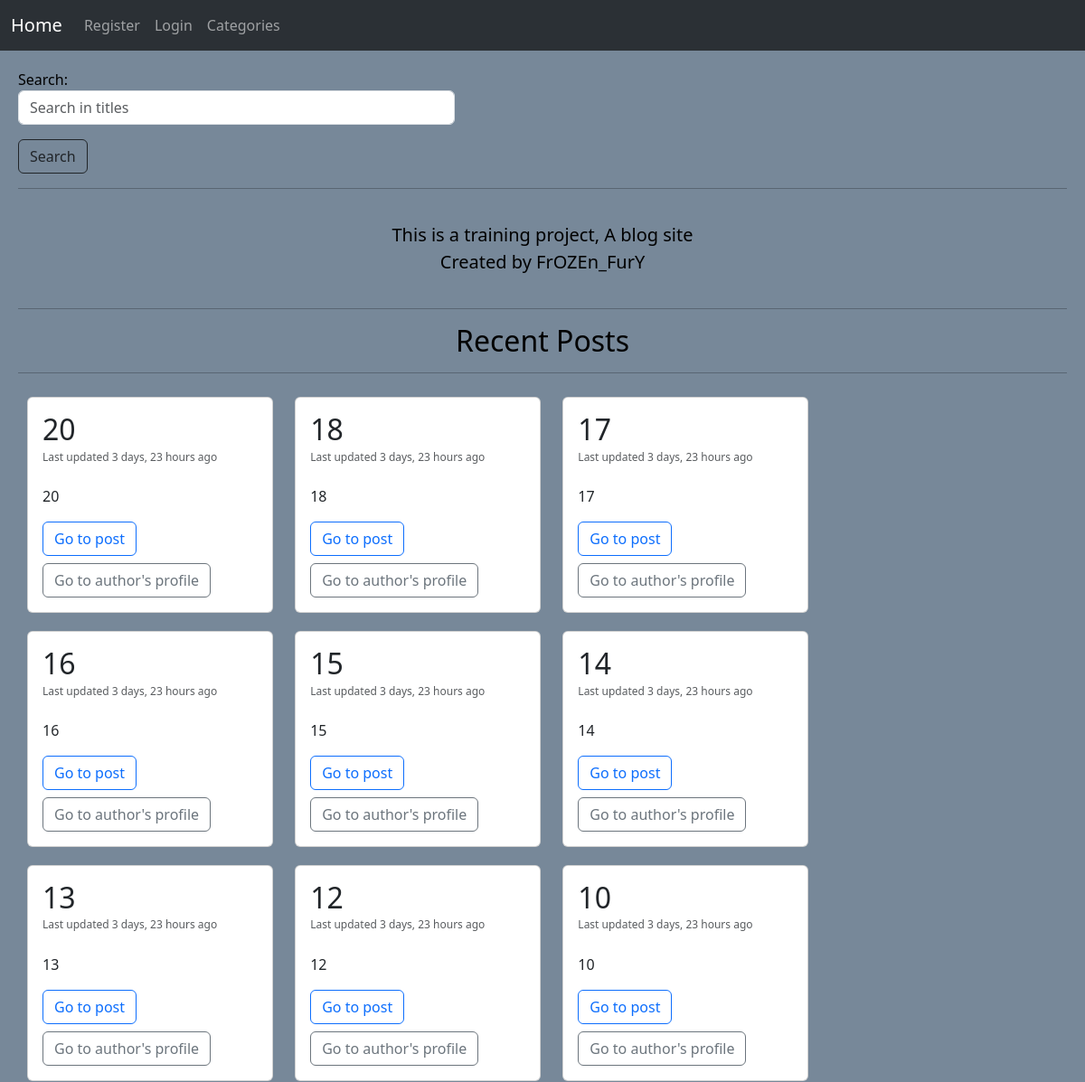
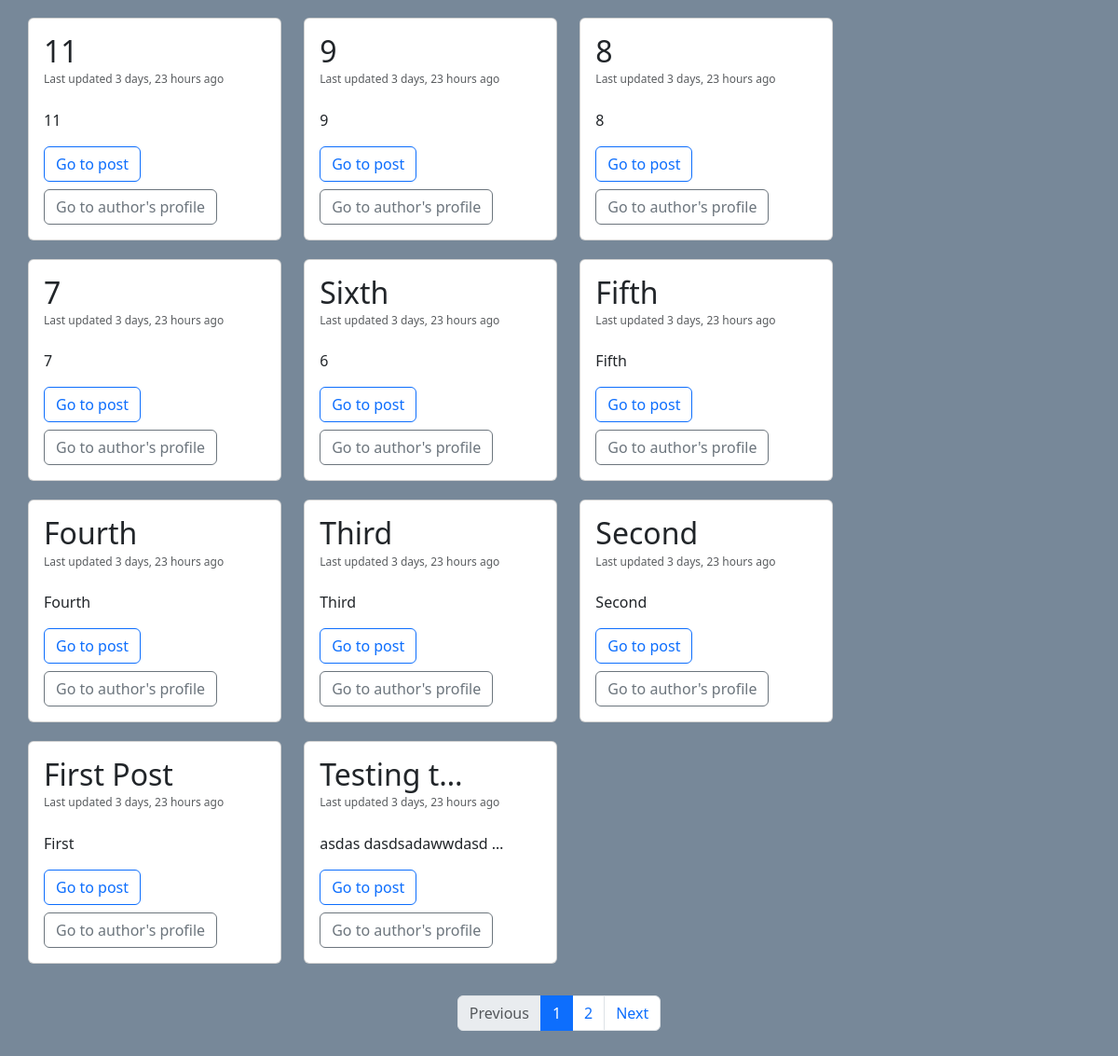
The page / on the database its author committed (2 pictures, top to bottom).
### Posts/models.py (models this page shows, shortened)
class PostModel(models.Model):
    category = models.ForeignKey(
        CategoryModel,
        on_delete=models.CASCADE,
        related_name='category_posts',
        default=None
    )
    author = models.ForeignKey(
        User,
        on_delete=models.CASCADE,
        related_name='author_posts'
    )
    title = models.CharField(
        max_length=75,
        unique=True
    )
    slug = models.SlugField(
        max_length=150,
        unique=True,
        allow_unicode=True
    )
    body = RichTextUploadingField()
    date_created = models.DateTimeField(
        auto_now_add=True
    )
    date_updated = models.DateTimeField(
        auto_now=True
    )
    def get_absolute_url(self):
        return reverse_lazy('Posts:PostDetail', args=(self.category.slug, self.slug))
    class Meta:
        verbose_name = 'Post'
        verbose_name_plural = 'Posts'
        ordering = ('-date_created', '-date_updated')

### Home/views.py (the view)
# urls.py: path('', views.HomeView.as_view(), name='Home'),
class HomeView(View):
    template_name = 'Home/Home.html'
    form_class = SearchForm
    def get(self, request):
        form = self.form_class
        search = request.GET.get('search', None)
        if search:
            posts = PostModel.objects.filter(title__contains=search)
        else:
            posts = PostModel.objects.all()
        posts_pages = Paginator(posts, 20)
        page_number = int(request.GET.get('page', 1))
        if page_number < 1 or page_number > posts_pages.num_pages:
            messages.warning(request, _("The requested page does not exists"), 'danger')
            return redirect('Home:Home')
        return render(request, self.template_name, {
            'posts': posts_pages.page(page_number),
            'form': form,
        })

### Home/Templates/Home/Home.html (shortened to what this page needs)
{% extends 'Base.html' %}
{% block Body %}
	<form action="" method="get" class="col-md-5">
		{{ form.as_p }}
		<input class="btn btn-outline-dark" type="submit" value="Search" />
	</form>
	{% if posts.number == 1 %}
		<hr/>
			<p>
				This is a training project, A blog site<br/>
				Created by FrOZEn_FurY
			</p>
		<hr/>
	{% else %}
		<br/>
	{% endif %}
	<h2 style="text-align: center;">Recent Posts</h2>
	<hr/>
		{% for post in posts %}
			<div class="card" style="width: 17rem; display: inline-block; margin: 10px;" id="Post">
				<div class="card-body">
					<h2 class="card-title">{{ post.title|truncatechars:10 }}</h2>
					<h4 class="card-subtitle mb-4 text-body-secondary" style="font-size: 12px;">Last updated {{ post.date_updated|timesince }} ago</h4>
					<p class="card-text">{{ post.body|truncatechars:25|safe }}</p>
					<a class="card-link btn btn-outline-primary mb-2" href="{{ post.get_absolute_url }}">
						Go to post
					</a><br/>
					<a class="card-link btn btn-outline-secondary" href="{% url 'accounts:Profile' post.author.username %}">
						Go to author's profile
					</a>
				</div>
			</div>
		{% empty %}
			<h3>No posts submitted so far</h3>
		{% endfor %}
	<nav class="mt-4" aria-label="...">
        <ul class="pagination justify-content-center">
            <li class="page-item {% if not posts.has_previous %} disabled {% endif %}">
                <a class="page-link"
                   href="{% url 'Home:Home' %}?page={% if posts.has_previous %}{{ posts.previous_page_number }}{% else %}1{% endif %}">
	                Previous
                </a>
            </li>
            {% for pages in posts.paginator.page_range %}
	            <li class="page-item {% if posts.number == pages %} active {% endif %}" aria-current="page">
	                <a class="page-link" href="{% url 'Home:Home' %}?page={{ pages }}">{{ pages }}</a>
	            </li>
	        {% endfor %}
            <li class="page-item {% if not posts.has_next %} disabled {% endif %}">
                <a class="page-link"
                   href="{% url 'Home:Home' %}?page={% if posts.has_next %}{{ posts.next_page_number }}{% else %}{{ posts.number }}{% endif %}">
	                Next
                </a>
            </li>
        </ul>
	</nav>
{% endblock %}

### Home/Templates/Home/Home.html (style rules this page uses)
hr + p { text-align: center; margin: 5px; padding: 20px; font-size: 20px; }

### rows shown on the page
PostModel: title "20", date_updated "3 days, 23 hours", body "20"
PostModel: title "18", date_updated "3 days, 23 hours", body "18"
PostModel: title "17", date_updated "3 days, 23 hours", body "17"
PostModel: title "16", date_updated "3 days, 23 hours", body "16"
PostModel: title "15", date_updated "3 days, 23 hours", body "15"
PostModel: title "14", date_updated "3 days, 23 hours", body "14"
PostModel: title "13", date_updated "3 days, 23 hours", body "13"
PostModel: title "12", date_updated "3 days, 23 hours", body "12"
PostModel: title "10", date_updated "3 days, 23 hours", body "10"
PostModel: title "11", date_updated "3 days, 23 hours", body "11"
PostModel: title "9", date_updated "3 days, 23 hours", body "9"
PostModel: title "8", date_updated "3 days, 23 hours", body "8"
PostModel: title "7", date_updated "3 days, 23 hours", body "7"
PostModel: title "Sixth", date_updated "3 days, 23 hours", body "6"
PostModel: title "Fifth", date_updated "3 days, 23 hours", body "Fifth"
PostModel: title "Fourth", date_updated "3 days, 23 hours", body "Fourth"
PostModel: title "Third", date_updated "3 days, 23 hours", body "Third"
PostModel: title "Second", date_updated "3 days, 23 hours", body "Second"
PostModel: title "First Post", date_updated "3 days, 23 hours", body "First"
PostModel: title "Testing t…", date_updated "3 days, 23 hours", body "asdas dasdsadawwdasd …"

### other values the page prints
{{ pages }} "1" "2"
